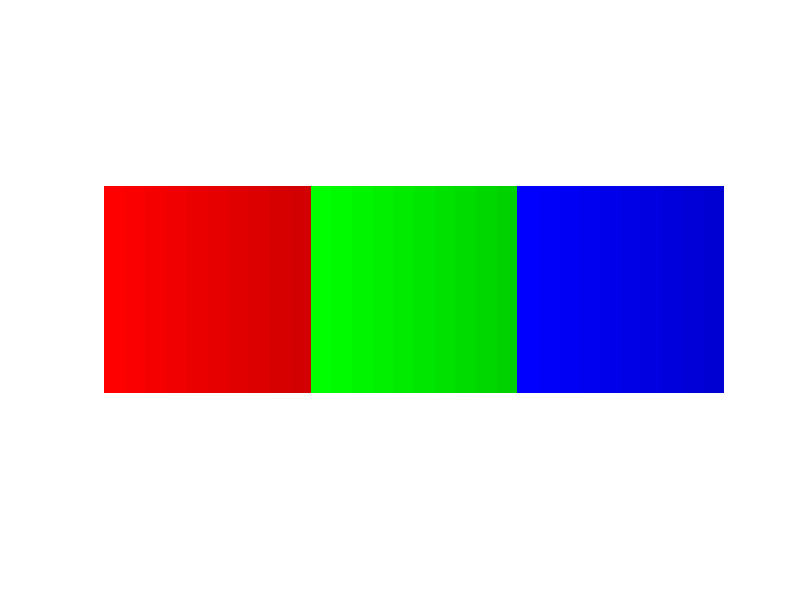

The MATLAB source for this figure:
function imagecreation()
r = 100;
c = 300;
dim = 3;
I = zeros(r, c, dim);
%%%%%%%%%%%%%%%%%%%%%%%%%%%%%%%%%%%%%%%%%%%%%
I(:,1:10,1) = 255;
I(:,11:20,1) = 250;
I(:,21:30,1) = 245;
I(:,31:40,1) = 240;
I(:,41:50,1) = 235;
I(:,51:60,1) = 230;
I(:,61:70,1) = 225;
I(:,71:80,1) = 220;
I(:,81:90,1) = 215;
I(:,91:100,1) = 210;

I(:,101:110,2) = 255;
I(:,111:120,2) = 250;
I(:,121:130,2) = 245;
I(:,131:140,2) = 240;
I(:,141:150,2) = 235;
I(:,151:160,2) = 230;
I(:,161:170,2) = 225;
I(:,171:180,2) = 220;
I(:,181:190,2) = 215;
I(:,191:200,2) = 210;

I(:,201:210,3) = 255;
I(:,211:220,3) = 250;
I(:,221:230,3) = 245;
I(:,231:240,3) = 240;
I(:,241:250,3) = 235;
I(:,251:260,3) = 230;
I(:,261:270,3) = 225;
I(:,271:280,3) = 220;
I(:,281:290,3) = 215;
I(:,291:300,3) = 210;
%%%%%%%%%%%%%%%%%%%%%%%%%%%%%%%%%%%%%%%%%%%%%
%white background
% I(1:4,1:4) = 255/255;
% I(5:8,5:8) = 255/255;
% %I(:,:,3) = 255/255;
% %Red block
% I(3:5,2:3,1) = 200/255;
% I(3:5,2:3,2) = 200/255;
% I(3:5,2:3,3) = 200/255;
% %Green block
% I(3:5,5:6,1) = 150/255;
% I(3:5,5:6,2) = 150/255;
% I(3:5,5:6,3) = 150/255;
%Blue block
% I(8:10,3:5,1) = 0;
% I(8:10,3:5,2) = 0;
% I(8:10,3:5,3) = 255;
% %Yellow block
% I(8:10,8:10,1) = 255;
% I(8:10,8:10,2) = 255;
% I(8:10,8:10,3) = 0;
% I(r/2,c/2,:) = 0;
% I(2,3:5,:) = 0;
% I(3,3:5,:) = 0;
%first black square object
% I(4:7,4:7,:) = 0;
% I(4:7, 10:13,:) = 0;
%checker board
% I(1:r/2,1:r/2,1) = 255;
% I(1:r/2,1:r/2,2) = 0;
% I(1:r/2,1:r/2,3) = 0;
% I(1:r/2,r/2+1:r,:) = 0;
% I(r/2+1:r,1:r/2,:) = 0;
% I(r/2+1:r,r/2+1:r,1) = 255;
% I(r/2+1:r,r/2+1:r,2) = 0;
% I(r/2+1:r,r/2+1:r,3) = 0;
I = double(I/255);
imshow(I);
imwrite(I, 'test.png');
end